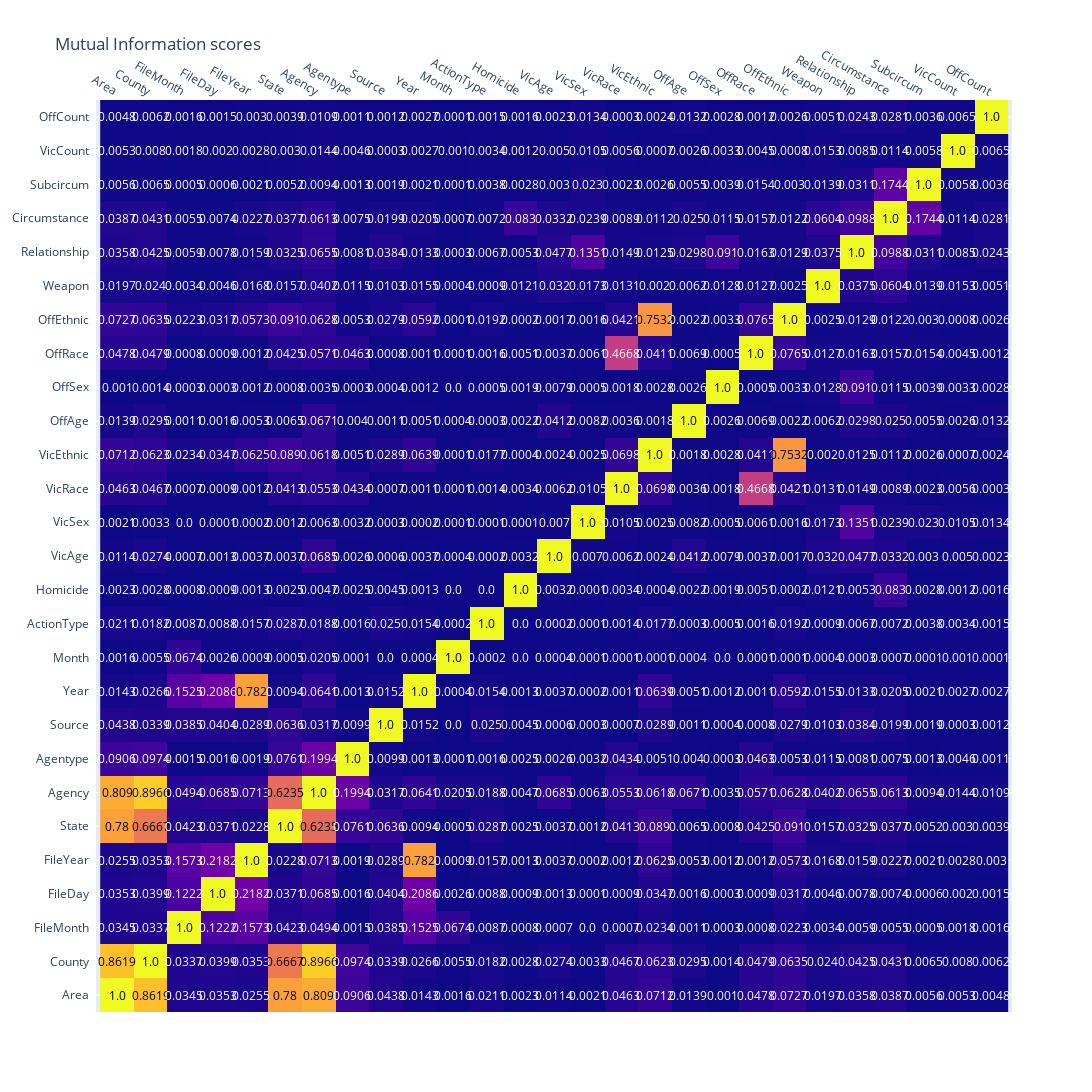

This figure's notebook cell:
### Code cell
mi_scores = heatmap_mutual_info(df.astype(str), return_df=True)
